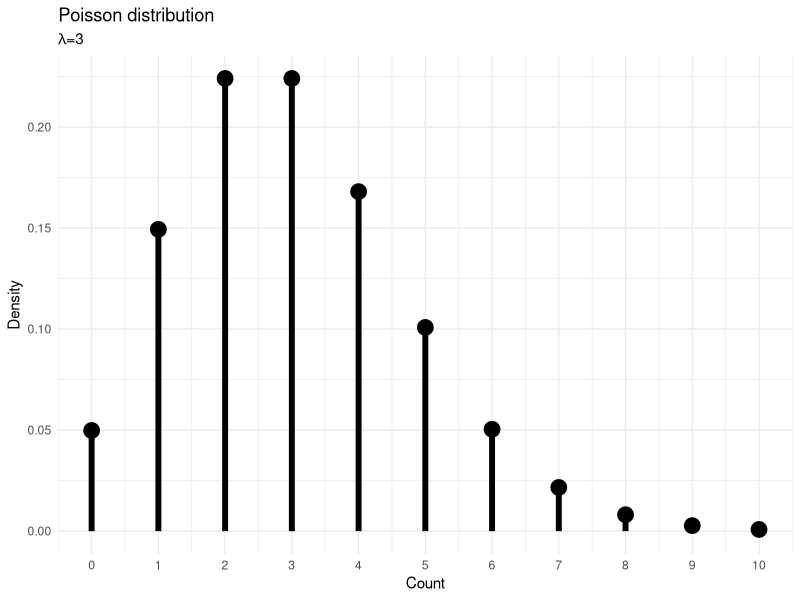
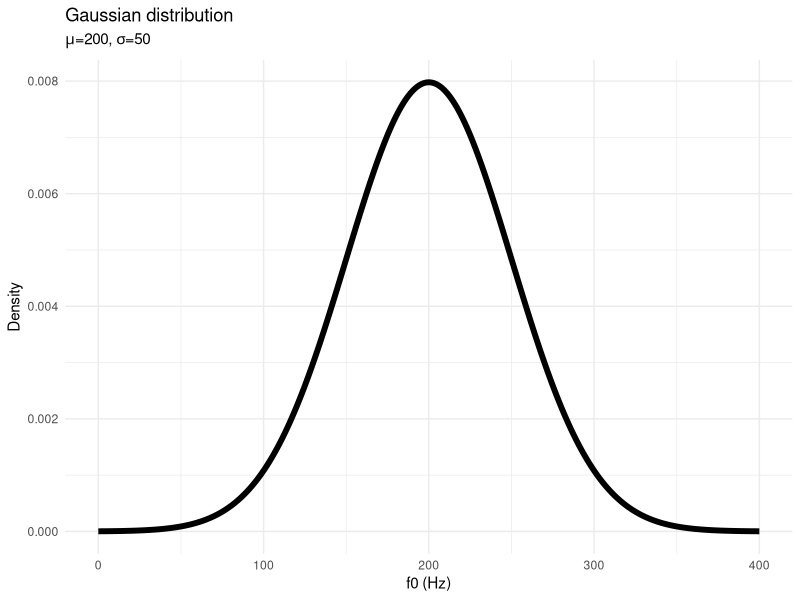
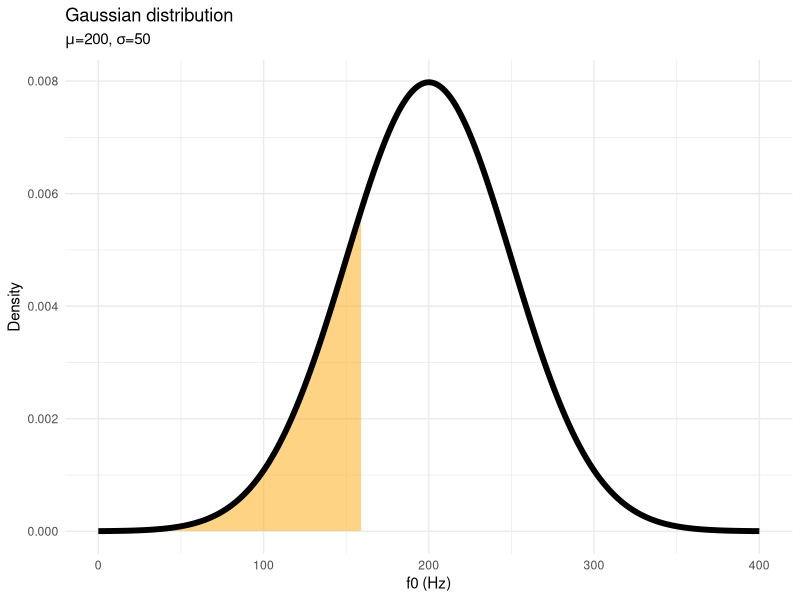
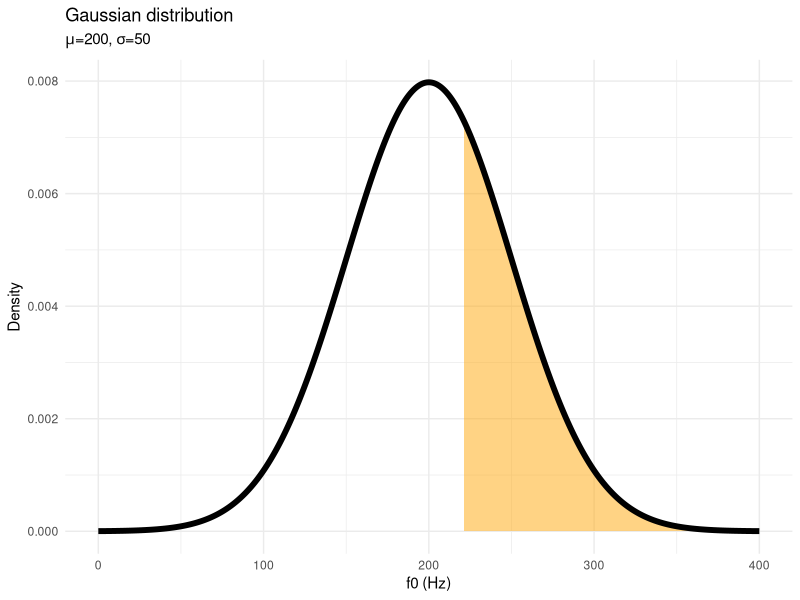
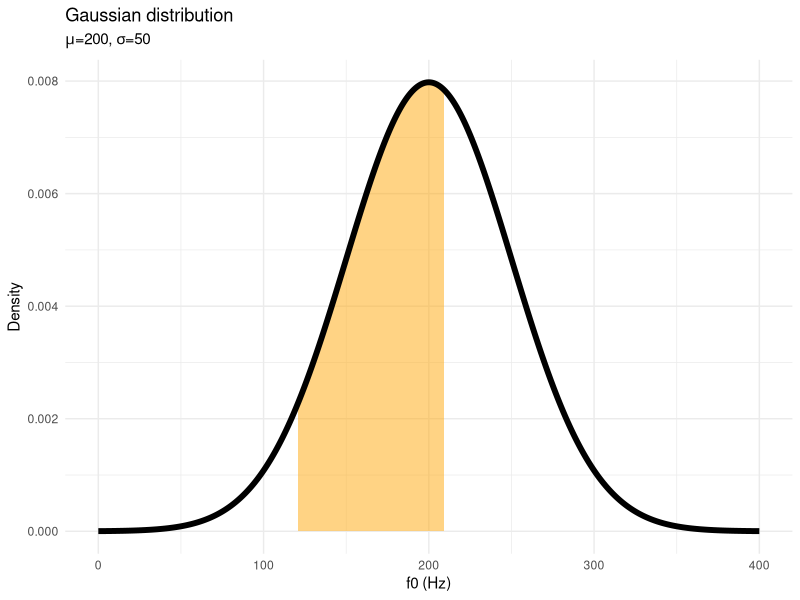
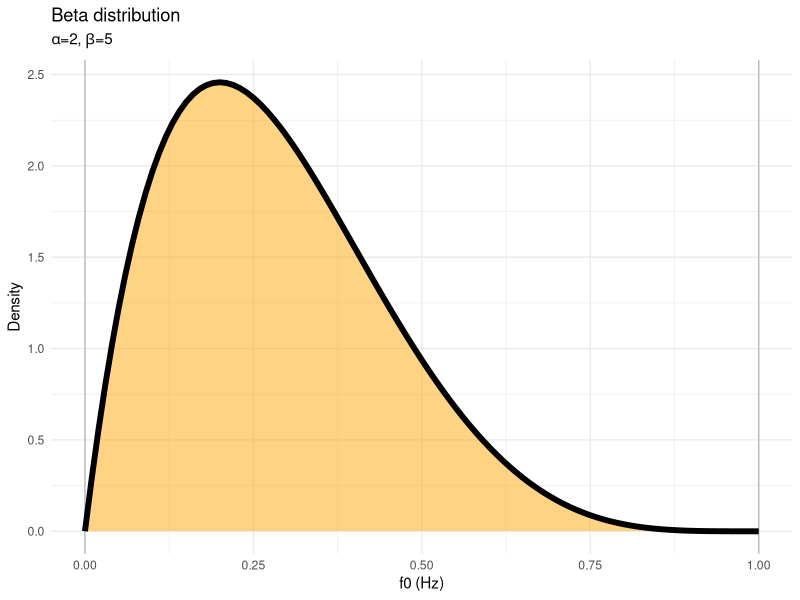
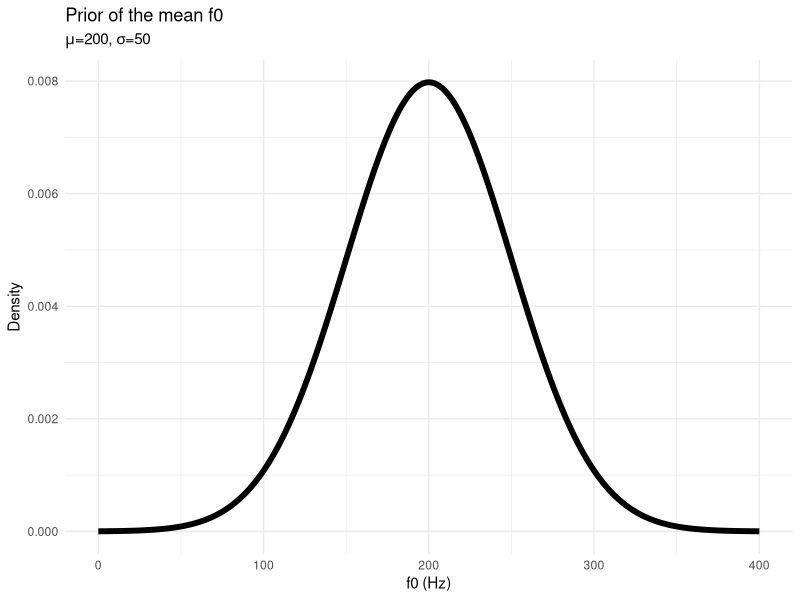
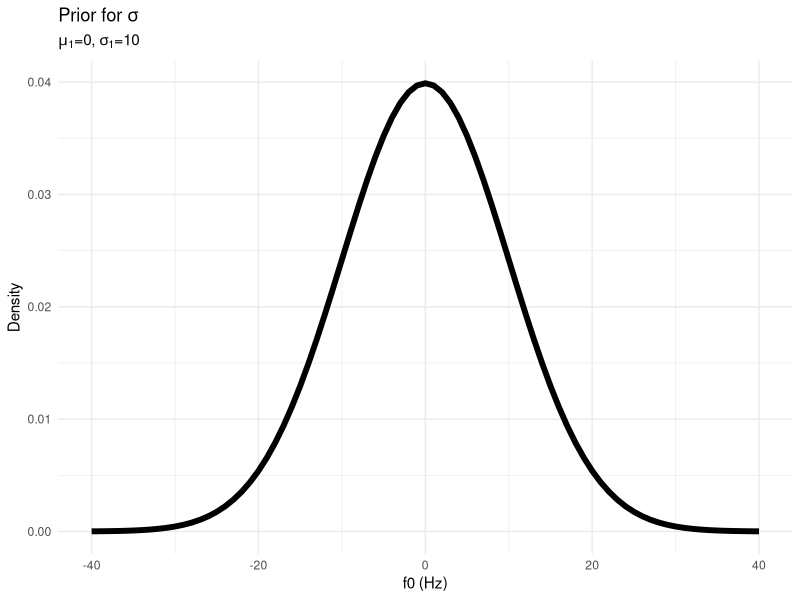

Reproduce these figures in R, in order.
## ---- chunk 1
options(htmltools.dir.version = FALSE)
library(tidyverse)
theme_set(theme_minimal())
## ---- chunk 2
x <- seq(0, 10)
y <- dpois(x, 3)
ggplot() +
  aes(x, y) +
  geom_point(size = 5) +
  geom_linerange(aes(xmin = x, xmax = x, ymin = 0, ymax = y), size = 2) +
  scale_x_continuous(n.breaks = 10) +
  labs(
    x = "Count", y = "Density",
    title = "Poisson distribution",
    subtitle = expression(paste(lambda, "=3"))
  )
## ---- chunk 3
x <- seq(0, 400)
ggplot() +
  aes(x = x, y = dnorm(x, 200, 50)) +
  geom_line(size = 2) +
  labs(
    x = "f0 (Hz)", y = "Density",
    title = "Gaussian distribution",
    subtitle = expression(paste(mu, "=200", ", ", sigma, "=50"))
  )
## ---- chunk 4
x <- seq(0, 400)
y = dnorm(x, 200, 50)
ggplot() +
  aes(x, y) +
  geom_ribbon(aes(x = ifelse(x < 160 , x, NA), ymin = 0, ymax = y), alpha = 0.5, fill = "#FFA70B") +
  geom_line(size = 2) +
  labs(
    x = "f0 (Hz)", y = "Density",
    title = "Gaussian distribution",
    subtitle = expression(paste(mu, "=200", ", ", sigma, "=50"))
  )
## ---- chunk 5
x <- seq(0, 400)
y = dnorm(x, 200, 50)
ggplot() +
  aes(x, y) +
  geom_ribbon(aes(x = ifelse(x > 220 , x, NA), ymin = 0, ymax = y), alpha = 0.5, fill = "#FFA70B") +
  geom_line(size = 2) +
  labs(
    x = "f0 (Hz)", y = "Density",
    title = "Gaussian distribution",
    subtitle = expression(paste(mu, "=200", ", ", sigma, "=50"))
  )
## ---- chunk 6
x <- seq(0, 400)
y = dnorm(x, 200, 50)
ggplot() +
  aes(x, y) +
  geom_ribbon(aes(x = ifelse(x > 120 & x < 210 , x, NA), ymin = 0, ymax = y), alpha = 0.5, fill = "#FFA70B") +
  geom_line(size = 2) +
  labs(
    x = "f0 (Hz)", y = "Density",
    title = "Gaussian distribution",
    subtitle = expression(paste(mu, "=200", ", ", sigma, "=50"))
  )
## ---- chunk 7
x <- seq(0, 1, by = 0.01)
y = dbeta(x, 2, 5)
ggplot() +
  aes(x, y) +
  geom_vline(xintercept = c(0, 1), colour = "grey") +
  geom_ribbon(aes(x, ymin = 0, ymax = y), alpha = 0.5, fill = "#FFA70B") +
  geom_line(size = 2) +
  labs(
    x = "f0 (Hz)", y = "Density",
    title = "Beta distribution",
    subtitle = expression(paste(alpha, "=2", ", ", beta, "=5"))
  )
## ---- chunk 8
x <- seq(0, 400)
ggplot() +
  aes(x = x, y = dnorm(x, 200, 50)) +
  geom_line(size = 2) +
  labs(
    x = "f0 (Hz)", y = "Density",
    title = "Prior of the mean f0",
    subtitle = expression(paste(mu, "=200", ", ", sigma, "=50"))
  )
## ---- chunk 9
x <- seq(-40, 40)
ggplot() +
  aes(x = x, y = dnorm(x, 0, 10)) +
  geom_line(size = 2) +
  labs(
    x = "f0 (Hz)", y = "Density",
    title = expression(paste("Prior for ", sigma)),
    subtitle = expression(paste(mu[1], "=0", ", ", sigma[1], "=10"))
  )
